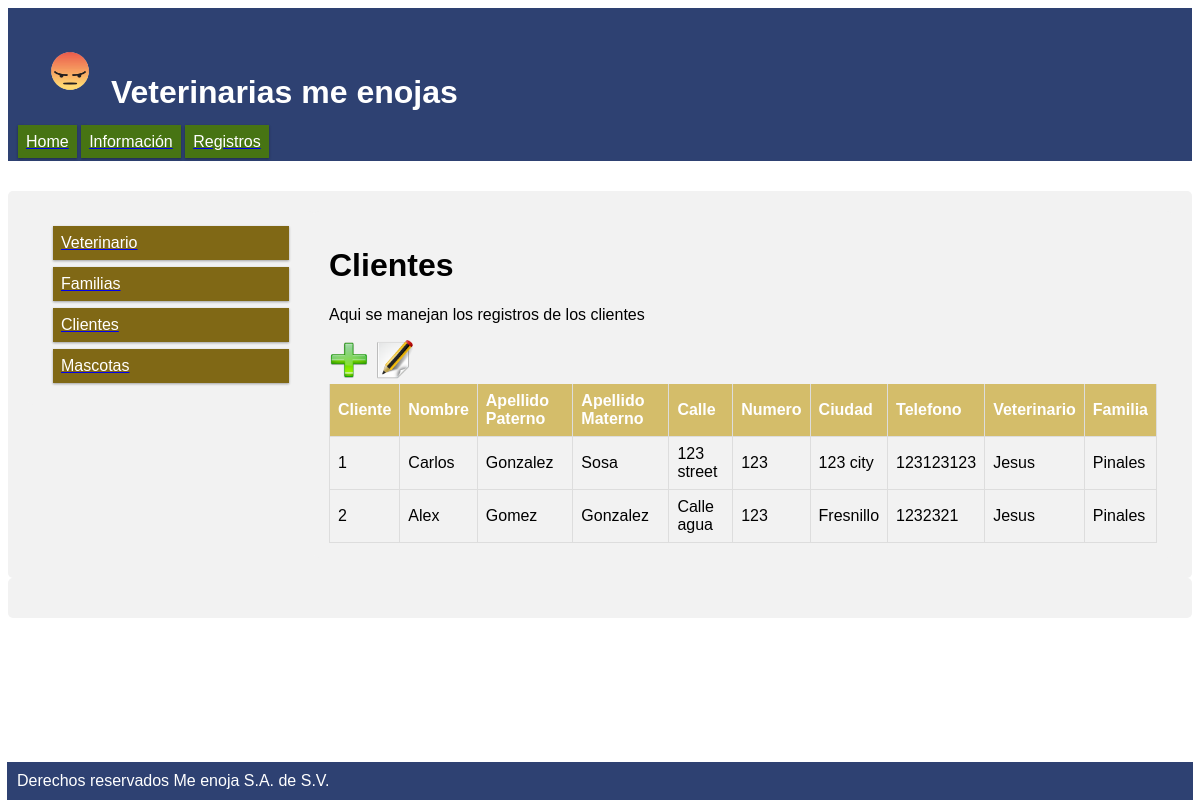
The page /registros/cliente.php on the database its author committed.
### tables this page shows
CREATE TABLE `cliente` (
  `id_cliente` int(11) NOT NULL,
  `nombre` varchar(45) DEFAULT NULL,
  `ap_paterno` varchar(45) DEFAULT NULL,
  `ap_materno` varchar(45) DEFAULT NULL,
  `dir_calle` varchar(45) DEFAULT NULL,
  `dir_numero` int(11) DEFAULT NULL,
  `dir_ciudad` varchar(45) DEFAULT NULL,
  `telefono_cliente` varchar(45) DEFAULT NULL,
  `id_veterinario` int(11) NOT NULL,
  `id_familia` int(11) NOT NULL
);

CREATE TABLE `veterinario` (
  `id_veterinario` int(11) NOT NULL,
  `nombre` varchar(45) DEFAULT NULL,
  `ap_paterno` varchar(45) DEFAULT NULL,
  `ap_materno` varchar(45) DEFAULT NULL,
  `dir_calle` varchar(45) DEFAULT NULL,
  `dir_numero` int(11) DEFAULT NULL,
  `dir_ciudad` varchar(45) DEFAULT NULL,
  `telefono` varchar(45) DEFAULT NULL
);

CREATE TABLE `familia` (
  `id_familia` int(11) NOT NULL,
  `apellido_familia` varchar(45) DEFAULT NULL,
  `cuenta_bancaria` varchar(45) DEFAULT NULL,
  `dir_calle` varchar(45) DEFAULT NULL,
  `dir_numero` int(11) DEFAULT NULL,
  `dir_ciudad` varchar(45) DEFAULT NULL,
  `telefono_familia` varchar(45) DEFAULT NULL
);

### registros/cliente.php (the view, shortened to what this page needs)
<?php
  require('../PHP/conexion.php');
?>
<!DOCTYPE html>
<html>
<head>
</head>
	<body>
		<div class="row">
			<div class="col-3 menu">
			</div>
			<div class="col-9">
			  	<h1>Clientes</h1>
			  	<p>Aqui se manejan los registros de los clientes</p>
			  	<a href="cliente_add.php"><img style="width: 40px; height: 40px;" src="../RES/add.png" alt=""></a>
			  	<a href="cliente_edit.php"><img style="width: 40px; height: 40px;" src="../RES/edit.png" alt="">	</a>
				<table style="width:100%">
					<thead class="tabla">
		              <tr>
		                <th class="reglon">Cliente</th>
		                <th class="reglon">Nombre</th>
		                <th class="reglon">Apellido Paterno</th>
		                <th class="reglon">Apellido Materno</th>
		                <th class="reglon">Calle</th>
		                <th class="reglon">Numero</th>
		                <th class="reglon">Ciudad</th>
		                <th class="reglon">Telefono</th>
		                <th class="reglon">Veterinario</th>
		                <th class="reglon">Familia</th>
		              </tr>
		            </thead>
		            <?php $sql = 'SELECT c.id_cliente,c.nombre,c.ap_paterno,c.ap_materno,c.dir_calle,c.dir_numero,c.dir_ciudad,
		                          c.telefono_cliente,v.nombre as "veterinario",f.apellido_familia from cliente c
		                          inner join veterinario v on c.id_veterinario = v.id_veterinario
		                          inner join familia f on c.id_familia = f.id_familia'
		                  ;
		            foreach ($conn->query($sql) as $row){ ?>
		              <tr>
		                <td class="reglon"><?php echo $row['id_cliente']?></td>
		                <td class="reglon"><?php echo $row['nombre'] ?></td>
		                <td class="reglon"><?php echo $row['ap_paterno'] ?></td>
		                <td class="reglon"><?php echo $row['ap_materno'] ?></td>
		                <td class="reglon"><?php echo $row['dir_calle'] ?></td>
		                <td class="reglon"><?php echo $row['dir_numero'] ?></td>
		                <td class="reglon"><?php echo $row['dir_ciudad'] ?></td>
		                <td class="reglon"><?php echo $row['telefono_cliente'] ?></td>
		                <td class="reglon"><?php echo $row['veterinario'] ?></td>
		                <td class="reglon"><?php echo $row['apellido_familia'] ?></td>
		              </tr>
		            <?php } ?>
				</table>
			</div>
		</div>
		<div class="row">
			<footer>
				Derechos reservados Me enoja S.A. de S.V.
			</footer>
		</div>
	</body>
</html>

### CSS/veterinaria.css (style rules this page uses)
* { box-sizing: border-box; }
.row::after { content: ""; clear: both; display: table; }
[class*="col-"] { float: left; padding: 15px; }
.col-3 { width: 25%; }
.col-9 { width: 75%; }
html { font-family: "Lucida Sans", sans-serif; }
header, footer { background-color: #2E4172; color: #ffffff; padding: 10px; margin: 0px; margin-bottom: 30px; }
footer { margin-bottom: 0px; position: fixed; bottom: 0px; left: 7px; right: 7px; }
.menu ul { list-style-type: none; margin: 0; padding: 0; }
.menu li { padding: 8px; margin-bottom: 7px; background-color: #806815; color: #ffffff; box-shadow: 0 1px 3px rgba(0,0,0,0.12), 0 1px 2px rgba(0,0,0,0.24); margin-left: 10px; margin-right: 10px; }
.navu { list-style-type: none; margin: 0; padding: 8px; margin-bottom: 7px; background-color: #477413; color: #ffffff; box-shadow: 0 1px 3px rgba(0,0,0,0.12), 0 1px 2px rgba(0,0,0,0.24); width: 33%; height: 33%; }
table { border-collapse: collapse; width: 100%; }
th, td { text-align: left; padding: 8px; border-bottom: 1px solid #ddd; border-right: 1px solid #ddd; border-left: 1px solid #ddd; }
th { background-color: #D4BD6A; color: white; }
div { border-radius: 5px; background-color: #f2f2f2; padding: 20px; }

### rows shown on the page
cliente: id_cliente "1", nombre "Carlos", ap_paterno "Gonzalez", ap_materno "Sosa", dir_calle "123 street", dir_numero "123", dir_ciudad "123 city", telefono_cliente "123123123", id_veterinario.nombre "Jesus", id_familia.apellido_familia "Pinales"
cliente: id_cliente "2", nombre "Alex", ap_paterno "Gomez", ap_materno "Gonzalez", dir_calle "Calle agua", dir_numero "123", dir_ciudad "Fresnillo", telefono_cliente "1232321", id_veterinario.nombre "Jesus", id_familia.apellido_familia "Pinales"
